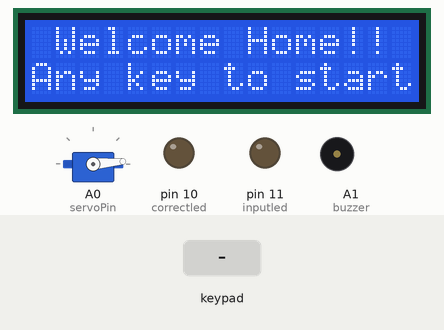
Simulated run of this sketch. Board: Arduino Uno, built with avr-gcc and run on an emulated ATmega328P. Shown: servo, 16×2 character LCD, output pins drawn as LEDs (lit = HIGH), buzzer (waves = sounding, pin HIGH). Dashed ring = blinking. The inputs (shaded band) are chosen by the test bench. What the sketch prints to the serial monitor is not drawn.

Above: at 1.2 s.
1.3 s: keypad keys 3 4 5 6 # pressed 0.4 s apart
At 4.2 s:
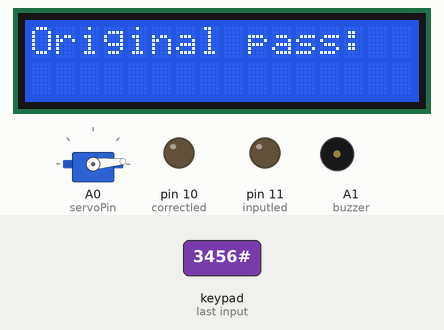
4.8 s: key '#' pressed
At 6.4 s:
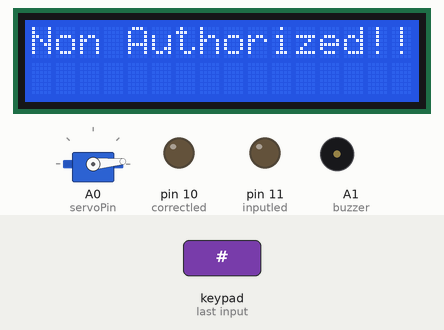
7.5 s: key '*' pressed
At 8.7 s:
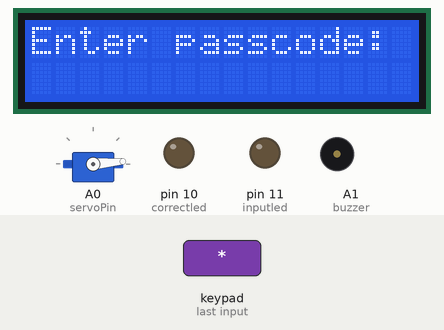
9.1 s: keypad keys 1 3 9 7 # pressed 0.4 s apart
At 11.4 s:
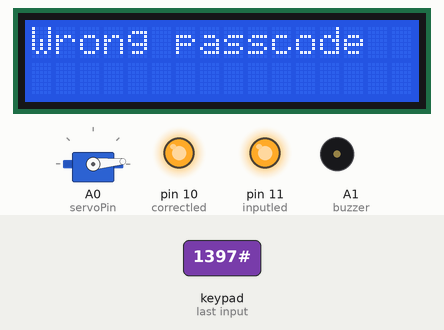
12.6 s: key '1' pressed
At 13.9 s:
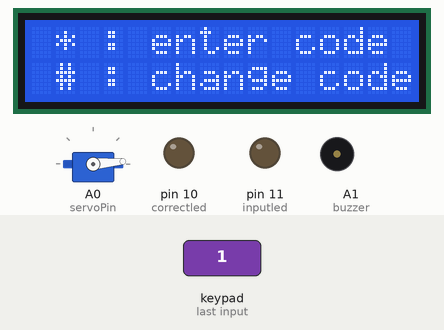
14.2 s: keypad keys 3 4 5 6 pressed 0.4 s apart
At 14.65 s:
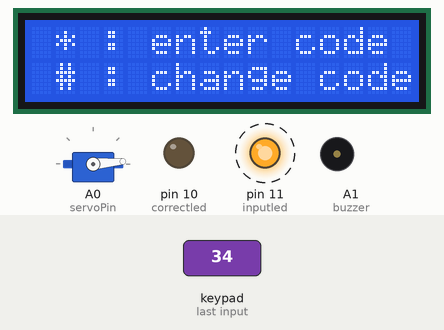
Timing chart, 0 to 17.2 s (numbered marks = the images above; inputs shaded):
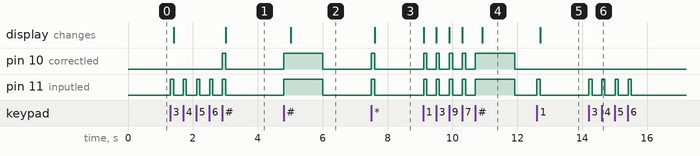

The sketch:

Smartlock.ino
```cpp
//#include <avr/sleep.h>
//#include <avr/interrupt.h>
#include <Keypad.h>
#include <EEPROM.h>
#include <Servo.h>
#include <LiquidCrystal.h>
#include <MemoryFree.h>

const int servoPin = A0;
const int inputled = 11;
const int correctled = 10;
const int buzzer = A1;
const int interruptPin = 3;

byte correctLength = 4;
byte passMaxLength = 8;
const byte ROWS = 4; //four rows
const byte COLS = 3; //three columns
char keys[ROWS][COLS] = {
  {'1','2','3'},
  {'4','5','6'},
  {'7','8','9'},
  {'*','0','#'}
};
byte rowPins[ROWS] = {3, 4, 5, 6}; //connect to the row pinouts of the keypad
byte colPins[COLS] = {7, 8, 9}; //connect to the column pinouts of the keypad
Keypad keypad = Keypad( makeKeymap(keys), rowPins, colPins, ROWS, COLS );
Servo Servo1;

const int rs = A5, en = A4, d4 = A3, d5 = A2, d6 = 12, d7 = 13;
LiquidCrystal lcd(rs, en, d4, d5, d6, d7);

//------------------------------------------------------------------------------------------------------------------------------------------------------------------------------setup
void setup()
{
  pinMode(inputled, OUTPUT);
  pinMode(correctled, OUTPUT);
  pinMode(buzzer, OUTPUT);
  pinMode(interruptPin, INPUT);

  Serial.begin(9600);
  /*IMPORTANT: COMMENT OUT THE FOLLOWING LINE AND UPLOA AGAIN AFTER UPLOADING FOR THE FIRST TIME*/
  //initializeEEPROM();
  correctLength = EEPROM.read(0);
  Servo1.attach(servoPin);
  Servo1.write(5);
  lcd.begin(16, 2);
  // Print a message to the LCD.
  lcd.clear();
  lcd.print(F(" Welcome Home!!"));
  lcd.setCursor(0, 1);
  lcd.print(F("Any key to start"));
}


//------------------------------------------------------------------------------------------------------------------------------------------------------------------------------loop
void loop()
{
  Serial.print("freeMemory()=");
    Serial.println(freeMemory());
    startDevice();
}

//------------------------------------------------------------------------------------------------------------------------------------------------------------------------------startDevice
void startDevice(){
  char key = keypad.getKey();
  //go back to sleep after 5 seconds of inactivity
    if(key == '#'){
      enterLED();
      Serial.println(F("Enter passcode change"));
      changePasscode();
    }
    else if(key == '*'){
      enterLED();
      unlockDoor();
      Serial.println(F("Exited out of code entry"));
    }
    else if (key != NO_KEY){
      idleLED();
      Serial.println(F("Press * to enter passcode, # to change pass"));
      lcd.clear();
      lcd.print(F(" * : enter code"));
      lcd.setCursor(0, 1);
      lcd.print(F(" # : change code"));
    }
}


//------------------------------------------------------------------------------------------------------------------------------------------------------------------------------readPasscode
//password stored starting from index 0
char readPasscode(byte location){
  return EEPROM.read(location);
}


//------------------------------------------------------------------------------------------------------------------------------------------------------------------------------updatePasscode
void updatePasscode(byte location, char newPass){
  EEPROM.write(location, newPass);
}


//------------------------------------------------------------------------------------------------------------------------------------------------------------------------------initializeEEPROM
void initializeEEPROM(){
  EEPROM.write(0, correctLength);
  EEPROM.write(1, '0');
  EEPROM.write(2, '2');
  EEPROM.write(3, '1');
  EEPROM.write(4, '4');
}

//------------------------------------------------------------------------------------------------------------------------------------------------------------------------------LED
void enterLED(){
    digitalWrite(inputled, HIGH);
    digitalWrite(correctled, HIGH);
    delay(100);
    digitalWrite(inputled, LOW);
    digitalWrite(correctled, LOW);
}

void idleLED(){
    digitalWrite(inputled, HIGH);
    delay(100);
    digitalWrite(inputled, LOW);
}

void changedPassLED(){
    for(int count = 0; count <= 5; count++){
    digitalWrite(inputled, HIGH);
    digitalWrite(correctled, HIGH);
    delay(100);
    digitalWrite(inputled, LOW);
    digitalWrite(correctled, LOW);
    delay(100);
  }
}

void enteredLED(){
    tone(buzzer, 2000); // Send 1KHz sound signal
    delay(300);
    noTone(buzzer);     // Stop sound

    Servo1.attach(servoPin);
    Servo1.write(95);
    digitalWrite(correctled, HIGH);
    delay(5000);
    digitalWrite(correctled, LOW);
    Servo1.write(5);
    tone(buzzer, 2000);
    delay(1000);
    //detach after it is locked so that the lock is also turnable with key
    noTone(buzzer);
    Servo1.detach();
}

void wrongLED(){
      digitalWrite(inputled, HIGH);
      digitalWrite(correctled, HIGH);
      delay(1000);
      digitalWrite(inputled, LOW);
      digitalWrite(correctled, LOW);
}


//------------------------------------------------------------------------------------------------------------------------------------------------------------------------------keyEntry
//have this turn off automatically after 10 seconds of inactivity
//return the length of the passcode entered as a byte
byte keyEntry(char *entered){
  char key;
  byte characterCount = 0;

  //initialize all characters to '*' to make checking easier and to avoid segmentation fault
  for(byte countLength=0; countLength < passMaxLength; countLength++){
    *(entered + countLength) = '*';
  }

  unsigned long currTime = millis();
  unsigned long prevTime = millis();
  while(key != '#'){
    currTime = millis();
    //if more than 6 seconds on inactivity, return
    if((currTime - prevTime) > 6000){
      Serial.println(F("Session timeout"));
      lcd.clear();
      lcd.print(F("Session timedout"));
      delay(1000);
      return 0;
    }

    key = keypad.getKey();
    if(characterCount >= passMaxLength){
      Serial.println(F("Password too long!"));
      lcd.print(F("Code is too long"));

      return passMaxLength;
    }
    if(key!= NO_KEY && key != '#'){
      lcd.setCursor(characterCount, 1);
      lcd.print(F("*"));
      prevTime = currTime;
      enterLED();
      *(entered + characterCount) = key;
      characterCount++;
    }
  }
  enterLED();
  enterLED();

  return  characterCount;
}


//------------------------------------------------------------------------------------------------------------------------------------------------------------------------------unlockDoor
void unlockDoor(){
  //keep track of starting time to check for timeout

  Serial.println(F("you can now enter passcode"));
  lcd.clear();
  lcd.print(F("Enter passcode:"));
  //allocate memory for entering of passcode
  char *entered = malloc(passMaxLength*sizeof(char));

  //assign the entered passcode
  byte passLength = keyEntry(entered);
  bool correct = checkPassword(entered, passLength);

  if(correct == true){
    Serial.println(F("Door Unlocked"));
    lcd.clear();
    lcd.print(F("Door unlocked"));
    enteredLED();
  }else{
    Serial.println(F("Wrong passcode!"));
    lcd.clear();
    lcd.print(F("Wrong passcode"));
    wrongLED();
  }
  free(entered);
}


//------------------------------------------------------------------------------------------------------------------------------------------------------------------------------checkPassword
//check if the entered passcode match the correct passcode
boolean checkPassword(char* entered, byte passLength){
  //check all the characters possible
  //first check the lenght of the entered pass
  if (correctLength != passLength)
    return false;

  for(byte countIndex = 0; countIndex < passLength; countIndex++){
    if(*(entered + countIndex) != readPasscode(countIndex + 1))
      return false;
  }

  return true;
}

//------------------------------------------------------------------------------------------------------------------------------------------------------------------------------checkMatch
boolean checkMatch(char* entered, char* check, byte passLength, byte checkLength){
  //check all the characters possible
  if (passLength != checkLength)
    return false;

  for(byte countIndex = 0; countIndex < passLength; countIndex++){
    if(*(entered + countIndex) != *(check + countIndex))
      return false;
  }

  return true;
}


//------------------------------------------------------------------------------------------------------------------------------------------------------------------------------changePasscode
void changePasscode(){
  Serial.println(F("enter original passcode: "));
  lcd.clear();
  lcd.print(F("Original pass:"));
  //cannot return an array so use pointers
  char *entered = malloc(passMaxLength*sizeof(char));;
  byte passLength = keyEntry(entered);
  //pass the entered pointer and the correct pointer to be checked
  if(checkPassword(entered, passLength) == true){
    SetNewPass();
  }else{
    Serial.println(F("No admin access!"));
    lcd.clear();
    lcd.print(F("Non Authorized!!"));
    wrongLED();
  }
  free(entered);
}


//------------------------------------------------------------------------------------------------------------------------------------------------------------------------------SetNewPass
void SetNewPass(){
  Serial.println(F("Enter new passcode"));
  lcd.clear();
  lcd.print(F("Enter new pass:"));
  char *entered = malloc(passMaxLength*sizeof(char));
  char *check = malloc(passMaxLength*sizeof(char));
  byte newLength = keyEntry(entered);

  //if session timed out
  if(newLength == 0){
    return;
  }

  Serial.println(F("Enter again"));
  lcd.clear();
  lcd.print(F("Verify new pass:"));
  byte checkLength = keyEntry(check);

  //deal with cases where length not matching or password not matching
  if(newLength != checkLength || checkMatch(entered, check, newLength, checkLength) == false){
    Serial.println(F("Passcodes do not match"));
    lcd.clear();
    lcd.print(F("Pass don't match"));
    wrongLED();
  }else{
    correctLength = newLength;
    changedPassLED();
    Serial.println(F("Passcode updated"));
    lcd.clear();
    lcd.print(F("Pass Updated!!!!"));
    //change the stored passcode length
    EEPROM.write(0, correctLength);
    //change the passcode stored
    for(byte countIndex = 0; countIndex < newLength; countIndex++){
      updatePasscode(countIndex + 1, *(entered + countIndex));
    }
  }
  free(entered);
  free(check);
}
```

Measured:
- after the input at 1.3 s, pin 10 (correctled): LOW → HIGH after 1.6 s, → LOW 0.10 s later; pin 11 (inputled): alternates HIGH for 0.10 s and LOW for 0.30 s, 10 changes in all, then stays LOW, starting at once; the display: first changes after 0.11 s (image 1 shows a later state)
- after the input at 4.8 s, pin 10 (correctled), pin 11 (inputled): LOW → HIGH at once, → LOW 1.2 s later; the display: changes after 0.21 s (image 2)
- after the input at 7.5 s, pin 10 (correctled), pin 11 (inputled): LOW → HIGH at once, → LOW 0.10 s later; the display: changes after 0.11 s (image 3)
- after the input at 9.1 s, pin 10 (correctled), pin 11 (inputled): goes 4 × (HIGH 0.10 s, LOW 0.29 s), HIGH 1.2 s, then LOW, starting at once; the display: first changes at once (image 4 shows a later state)
- after the input at 12.6 s, pin 11 (inputled): LOW → HIGH at once, → LOW 0.10 s later; the display: changes after 0.11 s (image 5)
- after the input at 14.2 s, pin 11 (inputled): alternates HIGH for 0.10 s and LOW for 0.30 s, 8 changes in all, then stays LOW, starting at once
